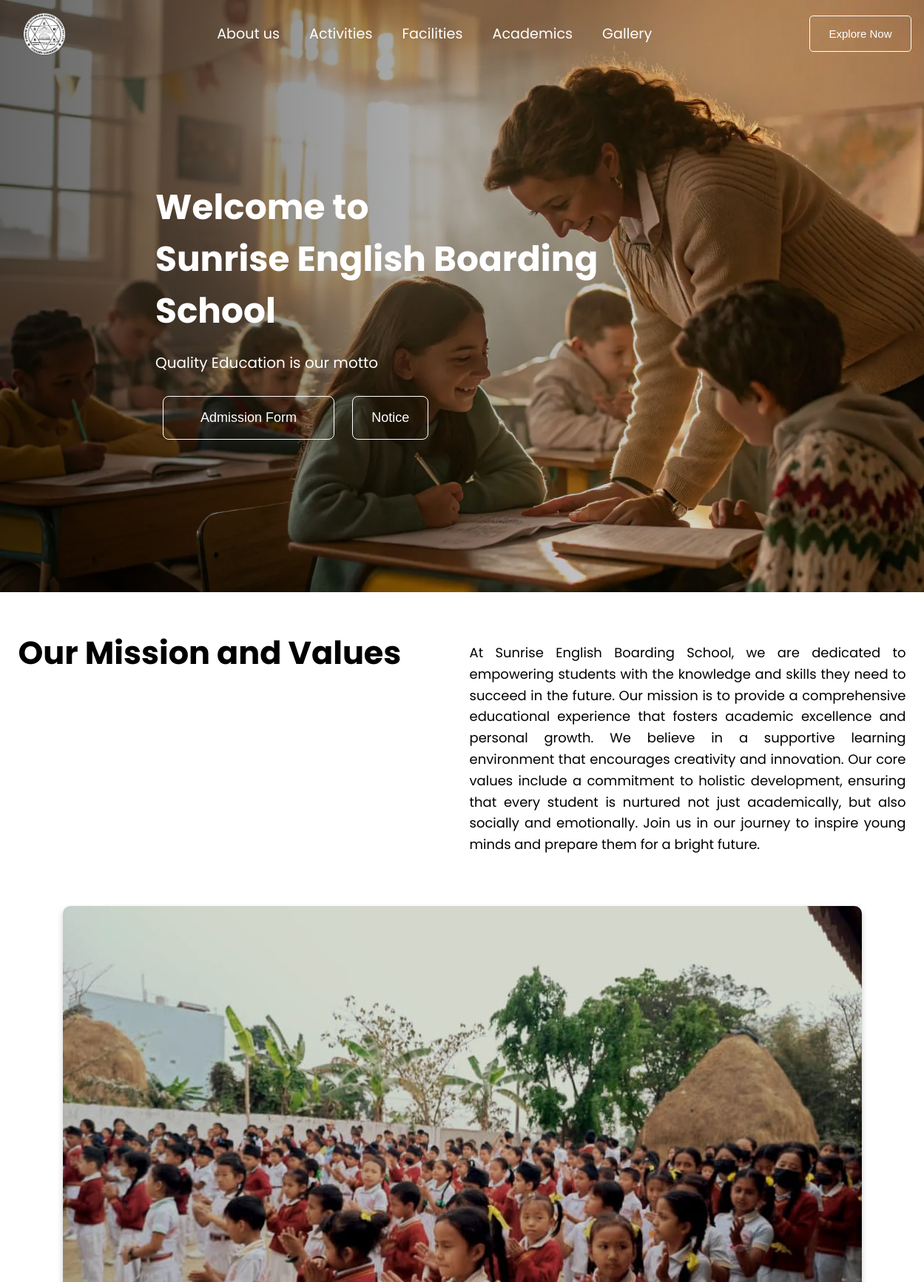
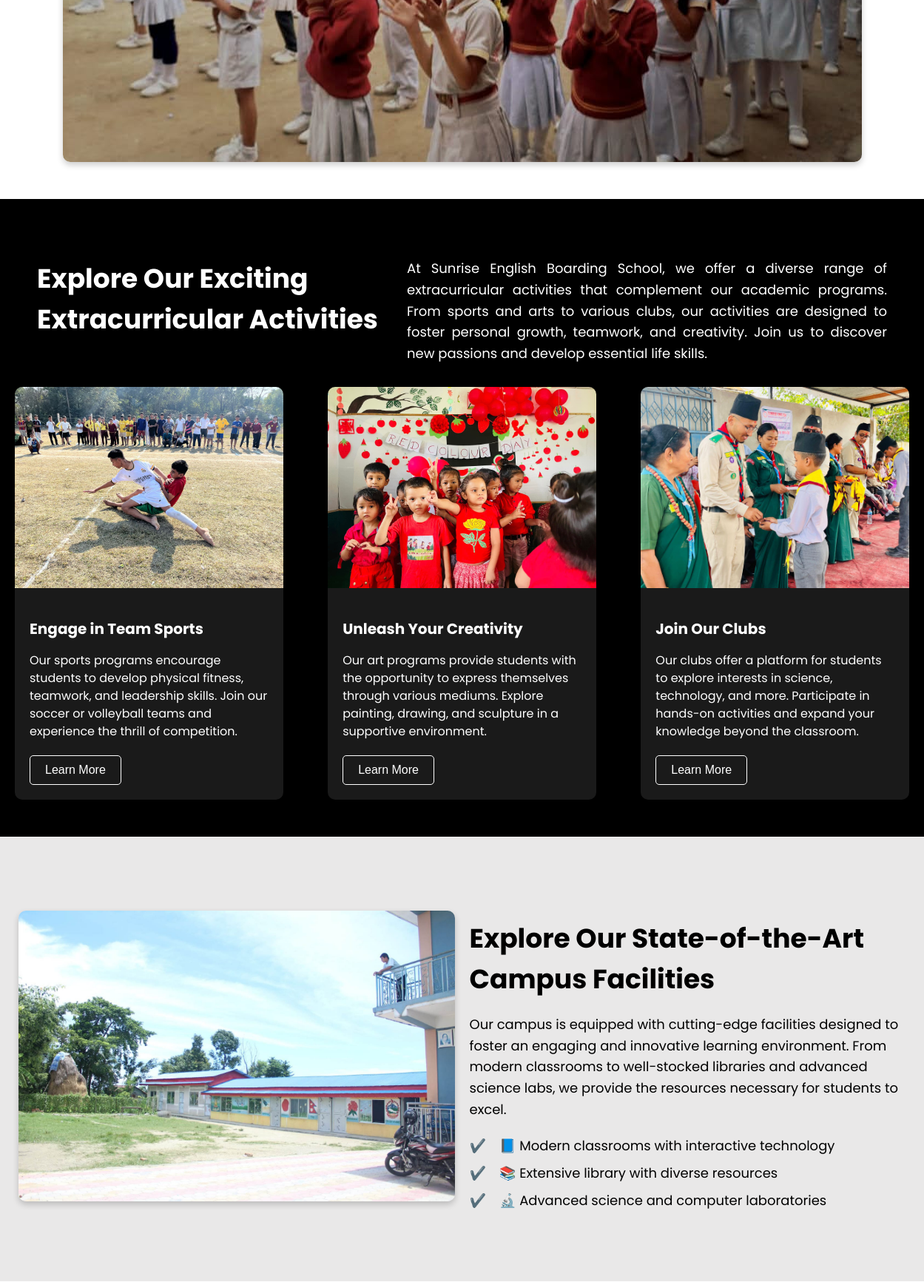
The page / (upper part) on the database its author committed (2 pictures, top to bottom).
### notice/models.py (models this page shows, shortened)
class Nav(models.Model):
    name = models.CharField(max_length=50)
    url = models.CharField(max_length=200)

class School(models.Model):
    name = models.CharField(max_length=250)
    motto = models.CharField(max_length=300, blank=True, null=True)
    description = models.TextField(
        default="A School Focused on Quality", blank=True, null=True
    )
    heading_activities = models.CharField(max_length=100, blank=True)
    extra_activities = models.TextField(
        default="Our Activities", blank=True, null=True
    )  # Ensure default value

### notice/views.py (the view)
# urls.py: path("", HomeView.as_view(), name="home"),
class HomeView(TemplateView):
    template_name = "notice/main.html"
    def get_context_data(self, **kwargs):
        context = super().get_context_data(**kwargs)
        context["navbar"] = Nav.objects.all()
        context["school"] = School.objects.first()
        context["teacher"] = Teacher.objects.all()
        context["gallery"] = Gallery.objects.all()
        return context

### notice/templates/notice/main.html (shortened to what this page needs)
<!DOCTYPE html>
<html lang="en">
<head>
    {% load static %}
    <link rel="stylesheet" href="{% static 'notice/css/style.css' %}">
    <link rel="stylesheet" href="{% static 'notice/css/responsive.css' %}">
    <link href="https://cdnjs.cloudflare.com/ajax/libs/font-awesome/5.15.4/css/all.min.css" rel="stylesheet">
</head>
<body>
    <header class="header">
        <div class="logo">
          <a href="#hero"><img src="{% static 'notice/pics/logo.png' %}" alt="logo"></a>
        </div>
        <nav>
            <ul class="nav-links">
            {% for item in navbar %}
            <li><a href="#{{ item.url }}">{{ item.name }}</a></li>
          {% endfor %}
          </ul>
        </nav>
        <div class="header-buttons">
          <button class="btn explore-btn">Explore Now</button>
        </div>
      </header>
      <section class="hero" id="hero">
        <div class="hero-content">
            {% if school %}
            <h1>Welcome to <br>{{ school.name }}</h1>
            <p>{{ school.motto }}</p>
            <div class="hero-buttons">
                <button class="btn"><a href="https://docs.google.com/forms/d/e/1FAIpQLSeLITTOKt00WFNIqSPSlaINj02hin9RXBPVww52tJUVQFw9kQ/viewform?usp=header"
                    target="_blank">
                     Admission Form</a></button>
                <button class="btn" id="notice-btn">Notice</button>
            </div>
            {% else %}
                <p> <h1> No School data Available  </h1> </p>
                {{ school.name }}
            {% endif %}
        </div>
    </section>
    <section id="mission" class="mission">
        <div class="mission-container">
            <div class="mission-content">
                <div class="mission-content-inner">
                    <h2>Our Mission and Values</h2>
                    <p>
                       {{ school.description }}
                    </p>
                </div>
                <img src="{% static 'notice/pics/ok (1).jpg' %}" alt="Students working together in a classroom">
            </div>
        </div>
    </section>
    <section id="activities" class="activities">
        <div class="activities-container">
            <div class="activities-header">
                <h2>{{ school.heading_activities }}</h2>
                <p>
                    {{ school.extra_activities}}
                </p>
            </div>
            <div class="activities-cards">
                <div class="card">
                    <img src="{% static 'notice/pics/spo.jpg' %}" alt="Sports Activity">
                    <div class="card-content">
                        <h3>Engage in Team Sports</h3>
                        <p>
                            Our sports programs encourage students to develop physical fitness, teamwork, and
                            leadership skills. Join our soccer or volleyball teams and experience
                            the thrill of competition.
                        </p>
                        <button class="btn">Learn More</button>
                    </div>
                </div>
                <div class="card">
                    <img src="{% static 'notice/pics/top.jpg' %}" alt="Art Activity">
                    <div class="card-content">
                        <h3>Unleash Your Creativity</h3>
                        <p>
                            Our art programs provide students with the opportunity to express themselves through
                            various mediums. Explore painting, drawing, and sculpture in a supportive environment.
                        </p>
                        <button class="btn">Learn More</button>
                    </div>
                </div>
                <div class="card">
                    <img src="{% static 'notice/pics/scou.jpg' %}" alt="Club Activity">
                    <div class="card-content">
                        <h3>Join Our Clubs</h3>
                        <p>
                            Our clubs offer a platform for students to explore interests in science, technology,
                            and more. Participate in hands-on activities and expand your knowledge beyond the classroom.
                        </p>
                        <button class="btn">Learn More</button>
                    </div>
                </div>
            </div>
        </div>
    </section>
    <section id="facilities" class="facilities">
        <div class="facilities-container">
            <div class="facilities-image">
                <img src="{% static 'notice/pics/school.jpg' %}" alt="Campus Facilities">
            </div>
            <div class="facilities-content">
                <h2>Explore Our State-of-the-Art Campus Facilities</h2>
                <p>
                    Our campus is equipped with cutting-edge facilities designed to foster an engaging and
                    innovative learning environment. From modern classrooms to well-stocked libraries and
                    advanced science labs, we provide the resources necessary for students to excel.
                </p>
                <ul>
                    <li>📘 Modern classrooms with interactive technology</li>
                    <li>📚 Extensive library with diverse resources</li>
                    <li>🔬 Advanced science and computer laboratories</li>
                </ul>
            </div>
        </div>
    </section>
</body>
</html>

### rows shown on the page
Nav: name "About us"
Nav: name "Activities"
Nav: name "Facilities"
Nav: name "Academics"
Nav: name "Gallery"
School: name "Sunrise English Boarding School", motto "Quality Education is our motto", description "At Sunrise English Boarding School, we are dedicated to empowering students with the knowledge and skills they need to succeed in the future. Our mission is to provide a comprehensive educational experience that fosters academic excellence and personal growth. We believe in a supportive learning environment that encourages creativity and innovation. Our core values include a commitment to holistic development, ensuring that every student is nurtured not just academically, but also socially and emotionally. Join us in our journey to inspire young minds and prepare them for a bright future.", heading_activities "Explore Our Exciting Extracurricular Activities", extra_activities "At Sunrise English Boarding School, we offer a diverse range of extracurricular activities that complement our academic programs. From sports and arts to various clubs, our activities are designed to foster personal growth, teamwork, and creativity. Join us to discover new passions and develop essential life skills."
